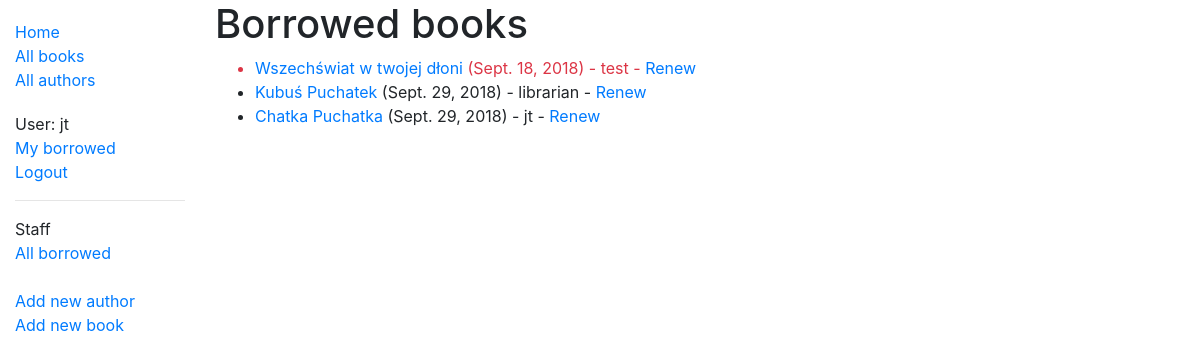
/catalog/borrowed/ (signed in), run on an earlier commit of the app's database.
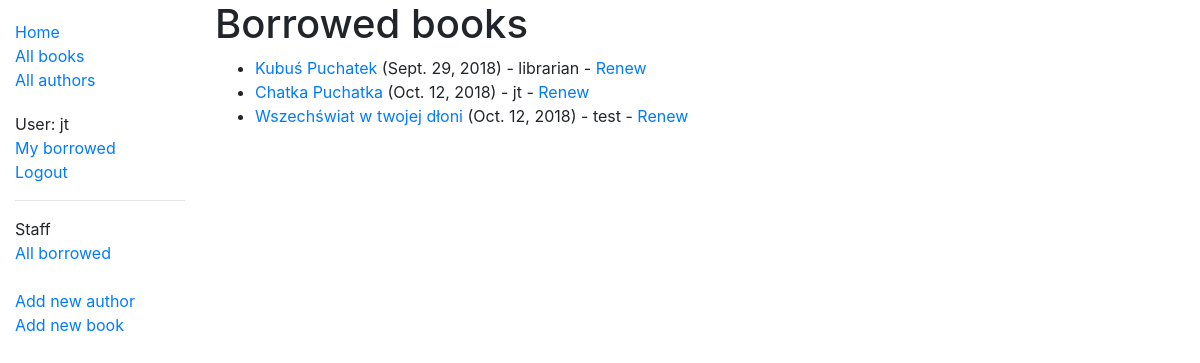
And on a later commit of the database.
### catalog/models.py (models this page shows, shortened)
class BookInstance(models.Model):
    id = models.UUIDField(primary_key=True, default=uuid.uuid4, help_text='Unique ID for this particular book across whole library')
    book = models.ForeignKey('Book', on_delete=models.SET_NULL, null=True)
    imprint = models.CharField(max_length=200)
    due_back = models.DateField(null=True, blank=True)
    borrower = models.ForeignKey(User, on_delete=models.SET_NULL, null=True)
    @property
    def is_overdue(self):
        if self.due_back and date.today() > self.due_back:
            return True
        return False
    LOAN_STATUS = (
        ('m', 'Maintenance'),
        ('o', 'On loan'),
        ('a', 'Available'),
        ('r', 'Reserved'),
    )
    status = models.CharField(
        max_length=1,
        choices=LOAN_STATUS,
        blank=True,
        default='m',
        help_text='Book availability',
    )
    class Meta:
        ordering = ['due_back']
        permissions = (("can_mark_returned", "Set book as returned"),)

class Book(models.Model):
    title = models.CharField(max_length=200)
    author = models.ForeignKey('Author', on_delete=models.SET_NULL, null=True)
    summary = models.TextField(max_length=1000, help_text='Enter a brief description of the book')
    isbn = models.CharField('ISBN', max_length=13, help_text='13 Character <a href="https://www.isbn-international.org/content/what-isbn">ISBN number</a>')
    genre = models.ManyToManyField(Genre, help_text='Select a genre for this book')
    language = models.ManyToManyField(Language, help_text='Select a language for this book')
    def display_genre(self):
        """Create a string for the Genre. This is required to display genre in Admin."""
        return ', '.join(genre.name for genre in self.genre.all()[:3])
    display_genre.short_description = 'Genre' #Jt. (??)

### catalog/views.py (the view)
# urls.py: path('borrowed/', views.LoanedBooksListView.as_view(), name='borrowed'),
class LoanedBooksListView(PermissionRequiredMixin, generic.ListView):
    permission_required = 'catalog.can_mark_returned'
    model = BookInstance
    template_name ='catalog/bookinstance_list_borrowed.html'
    paginate_by = 10
    def get_queryset(self):
     return BookInstance.objects.filter(status__exact='o').order_by('due_back')

### catalog/templates/catalog/bookinstance_list_borrowed.html
{% extends "base_generic.html" %}
{% block content %}
    <h1>Borrowed books</h1>
    {% if bookinstance_list %}
    <ul>
      {% for bookinst in bookinstance_list %}
      <li class="{% if bookinst.is_overdue %}text-danger{% endif %}">
        <a href="{% url 'book-detail' bookinst.book.pk %}">{{bookinst.book.title}}</a> ({{ bookinst.due_back }}) {% if user.is_staff %}- {{ bookinst.borrower }}{% endif %} {% if perms.catalog.can_mark_returned %}- <a href="{% url 'renew-book-librarian' bookinst.id %}">Renew</a> {% endif %}
      </li>
      {% endfor %}
    </ul>
    {% else %}
      <p>There are no books borrowed.</p>
    {% endif %}
{% endblock %}

### catalog/templates/base_generic.html (shortened to what this page needs)
<!DOCTYPE html>
<html lang="en">
<head>
  <link rel="stylesheet" href="https://stackpath.bootstrapcdn.com/bootstrap/4.1.3/css/bootstrap.min.css">
  {% load static %}
  <link rel="stylesheet" href="{% static 'css/styles.css' %}">
</head>
<body>
  <div class="container-fluid">
    <div class="row">
      <div class="col-sm-2">
      {% block sidebar %}
        <ul class="sidebar-nav">
          <li><a href="{% url 'index' %}">Home</a></li>
          <li><a href="{% url 'books' %}">All books</a></li>
          <li><a href="{% url 'authors' %}">All authors</a></li>
        </ul>
        <ul class="sidebar-nav">
           {% if user.is_authenticated %}
            <li>User: {{ user.get_username }}</li>
            <li><a href="{% url 'my-borrowed' %}">My borrowed</a></li>
            <li><a href="{% url 'logout'%}?next={{request.path}}">Logout</a></li>
           {% else %}
            <li><a href="{% url 'login'%}?next={{request.path}}">Login</a></li>
           {% endif %}
           {% if user.is_staff %}
                <hr>
                Staff
                <li><a href="{% url 'borrowed' %}">All borrowed</a></li>
                <br>
                <li><a href="{% url 'author_create' %}">Add new author</a></li>
                <li><a href="{% url 'book_create' %}">Add new book</a></li>
            {% endif %}
        </ul>
      {% endblock %}
      </div>
      <div class="col-sm-10 ">{% block content %}{% endblock %}</div>
    </div>
  </div>
</body>
</html>

### catalog/static/css/styles.css (style rules this page uses)
.sidebar-nav { margin-top: 20px; padding: 0; list-style: none; }

What changed in the data, as far as the page shows it:
changed BookInstance "Chatka Puchatka": due_back "Sept. 29, 2018" → "Oct. 12, 2018"
changed BookInstance "Wszechświat w twojej dłoni": due_back "Sept. 18, 2018" → "Oct. 12, 2018"; moves down the list
